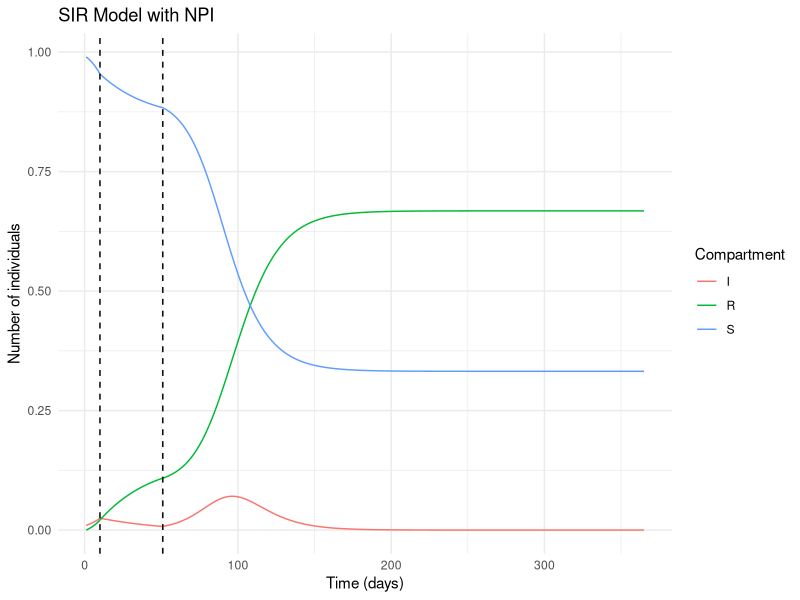

Here is the R script that generated this plot:
## ---- chunk 1
# Define the SIR model differential equations
sir_npi <- function(t, y, parms) {
  with(as.list(c(y, parms)), {
    # Time-varying transmission rate
    beta <- ifelse(t < t_NPI_start | t > t_NPI_end, beta_0, (1 - epsilon) * beta_0)
    # SIR model
    dS <- -beta * S * I
    dI <- beta * S * I - gamma * I
    dR <- gamma * I
    list(c(dS, dI, dR))
  })
}

## ---- chunk 2
# The initial conditions
# Population size
N  <- 1
I_0 <- 0.01
R_0 <- 0
# Initial conditions for S, I, R
inits <- c(S = N - I_0, I = I_0, R = R_0)
## ---- chunk 3
# Parameters
R0 <- 2
infectious_period <- 7
# Remember gamma = 1/ infectious_period as discussed earlier
gamma <- 1/infectious_period
beta_0 <- 0.25
epsilon <- 0.5

# Combine the parameters
parms <- c(
  beta_0 = beta_0,
  gamma = gamma,
  epsilon = epsilon
)
## ---- chunk 4
dt <- 1:365
## ---- chunk 5
# Time at which the NPI is implemented
npi_times <- c(t_NPI_start = 10, t_NPI_end = 51) # 21 days of NPI
## ---- chunk 6
# Load necessary packages
library(deSolve)
# Integrate the SIR equations over the time grid
output <- lsoda(
  y = inits,
  times = dt,
  func = sir_npi,
  parms = c(parms, npi_times)
)

# Convert the output to a data frame
output_df <- as.data.frame(output)
head(output_df)
## ---- chunk 7
# Load necessary packages
library(tidyr)
library(ggplot2)
# Convert the output to long format
output_df <- output_df |> pivot_longer(
  cols = -time,
  names_to = "compartment",
  values_to = "value"
)
# Plot the data using ggplot2
sir_npi_plot <- ggplot(
  data = output_df,
  aes(
    x = time,
    y = value,
    color = compartment
  )) +
  geom_line() +
  # Add a vertical line to indicate the times of NPI implementation
  geom_vline(
    xintercept = npi_times["t_NPI_start"],
    linetype = "dashed",
    color = "black"
  ) +
  geom_vline(
    xintercept = npi_times["t_NPI_end"],
    linetype = "dashed",
    color = "black"
  ) +
  # Add labels
  labs(
    title = "SIR Model with NPI",
    x = "Time (days)",
    y = "Number of individuals",
    color = "Compartment"
  ) +
  theme_minimal()
plot(sir_npi_plot)
